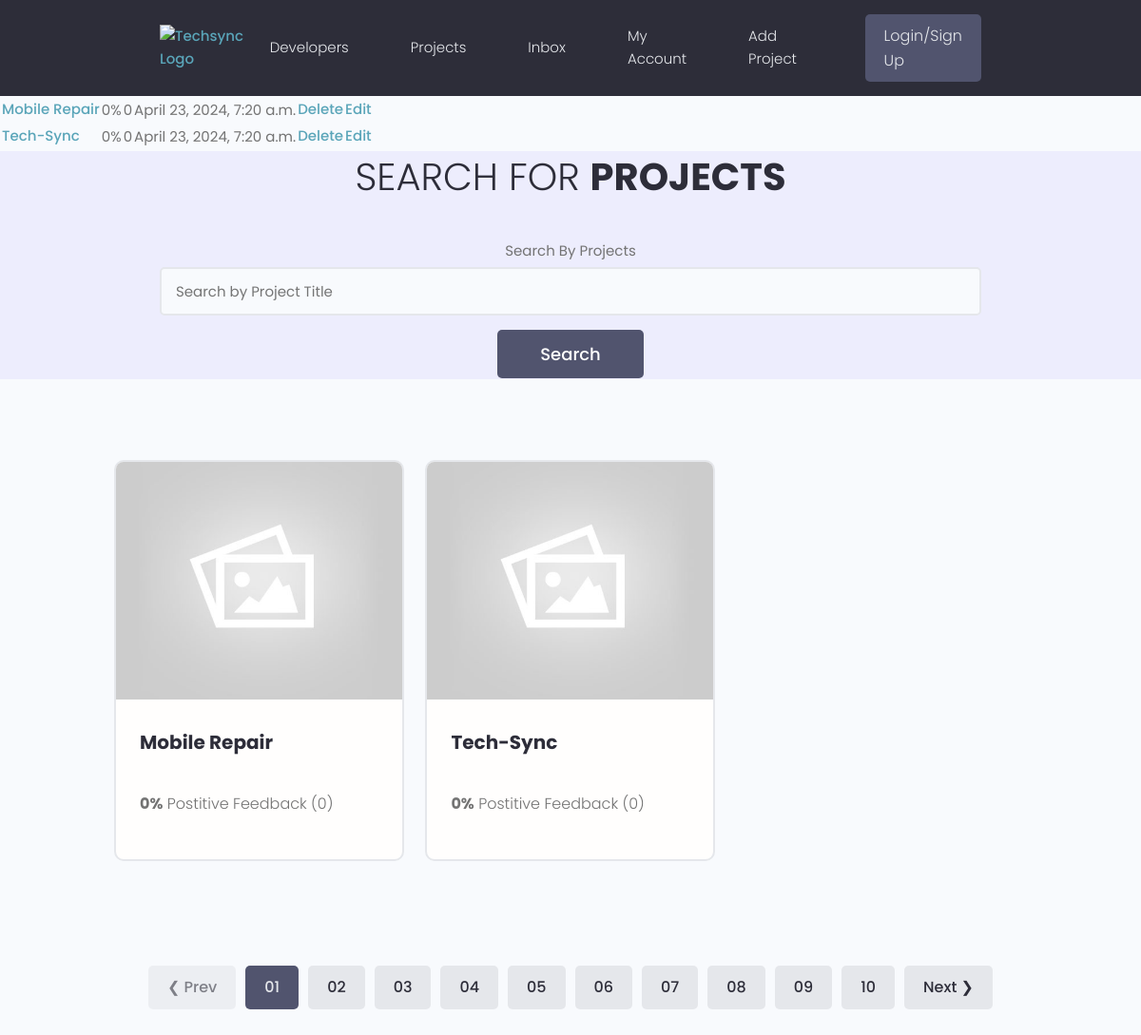
Page /projects/ on the earlier database version.
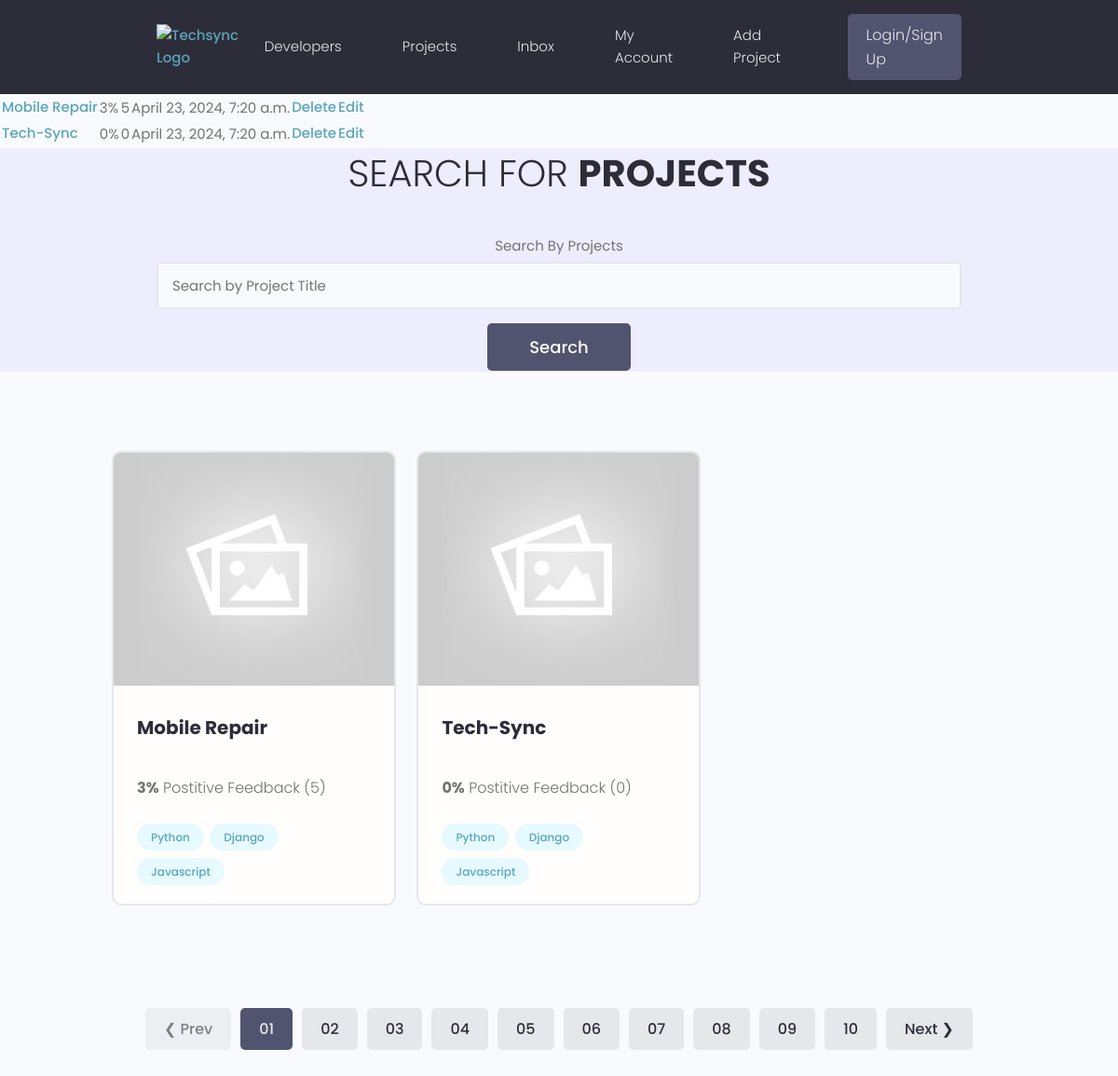
Same page on the later database version.
### projects/models.py (models this page shows, shortened)
class Project(models.Model):
    id = models.UUIDField(default=uuid.uuid4, primary_key=True, unique=True, editable=False, )
    title = models.CharField(max_length=100)
    description = models.TextField(null=True, blank=True)
    image = models.ImageField(null=True, blank=True, default='default.jpg', upload_to= 'project_image')
    demo_link = models.URLField(null=True, blank=True)
    source_link = models.URLField(null=True, blank=True)
    created_at = models.DateTimeField(auto_now_add=True)
    tags = models.ManyToManyField('Tag', blank=True)
    vote_count = models.IntegerField(default=0, null=True, blank=True)
    vote_ratio = models.IntegerField(default=0, null=True, blank=True)

class Tag(models.Model):
    id = models.UUIDField(default=uuid.uuid4, primary_key=True, unique=True, editable=False, )
    name = models.CharField(max_length=300)
    created_at = models.DateTimeField(auto_now_add=True)

### projects/views.py (the view)
# urls.py: path('projects/', views.projects, name='projects'),
def projects(request):
    projects = Project.objects.all()
    context = {
        'projects': projects,
    }
    return render(request,'projects/projects.html',context )

### templates/projects/projects.html (shortened to what this page needs)
{% extends "main/main.html" %}
{% block content %}
<table>
    {% for project in projects %}
    <tr>
        <td><a href="{% url 'project_detail' project.pk %}">{{ project.title }}</a></td>
        <td>{{ project.vote_ratio }}%</td>
        <td>{{ project.vote_count }}</td>
        <td>{{ project.created_at}}</td>
        <td><a href="{% url 'delete-template' project.pk %}">Delete</a></td>
        <td><a href="{% url 'update-project' project.pk %}">Edit</a></td>
    </tr>
    {% endfor %}
  <main class="projects">
    <section class="hero-section text-center">
      <div class="container container--narrow">
        <div class="hero-section__box">
          <h2>Search for <span>Projects</span></h2>
        </div>
        <div class="hero-section__search">
          <form class="form" action="#" method="get">
            <div class="form__field">
              <label for="formInput#search">Search By Projects </label>
              <input class="input input--text" id="formInput#search" type="text" name="text"
                placeholder="Search by Project Title" />
            </div>
            <input class="btn btn--sub btn--lg" type="submit" value="Search" />
          </form>
        </div>
      </div>
    </section>
    <section class="projectsList">
      <div class="container">
        <div class="grid grid--three">
          {% for project in projects %}
          <div class="column">
            <div class="card project">
              <a href="{% url 'project_detail' project.pk %}" class="project">
                <img class="project__thumbnail" src="{{project.image.url}}" alt="project thumbnail" />
                <div class="card__body">
                  <h3 class="project__title">{{ project.title }}</h3>
                  <p><a class="project__author" href="profile.html">{{user.username}}</a></p>
                  <p class="project--rating">
                    <span style="font-weight: bold;">{{ project.vote_ratio }}%</span> Postitive
                    Feedback ({{ project.vote_count }})
                  </p>
                  <div class="project__tags">
                    {% for tag in project.tags.all %}
                        <span class="tag tag--pill tag--main">
                            <small>{{ tag.name }}</small>
                        </span>
                    {% endfor %}
                  </div>
                </div>
              </a>
            </div>
          </div>
          {% endfor %}
        </div>
      </div>
    </section>
    <div class="pagination">
      <ul class="container">
        <li><a href="#" class="btn btn--disabled">&#10094; Prev</a></li>
        <li><a href="#" class="btn btn--sub">01</a></li>
        <li><a href="#" class="btn">02</a></li>
        <li><a href="#" class="btn">03</a></li>
        <li><a href="#" class="btn">04</a></li>
        <li><a href="#" class="btn">05</a></li>
        <li><a href="#" class="btn">06</a></li>
        <li><a href="#" class="btn">07</a></li>
        <li><a href="#" class="btn">08</a></li>
        <li><a href="#" class="btn">09</a></li>
        <li><a href="#" class="btn">10</a></li>
        <li><a href="#" class="btn">Next &#10095;</a></li>
      </ul>
    </div>
  </main>
{% endblock %}

Differences in the rows shown:
changed Project "Mobile Repair": vote_ratio "0" → "3"; vote_count "0" → "5"
added Tag: name "Python"
added Tag: name "Django"
added Tag: name "Javascript"
